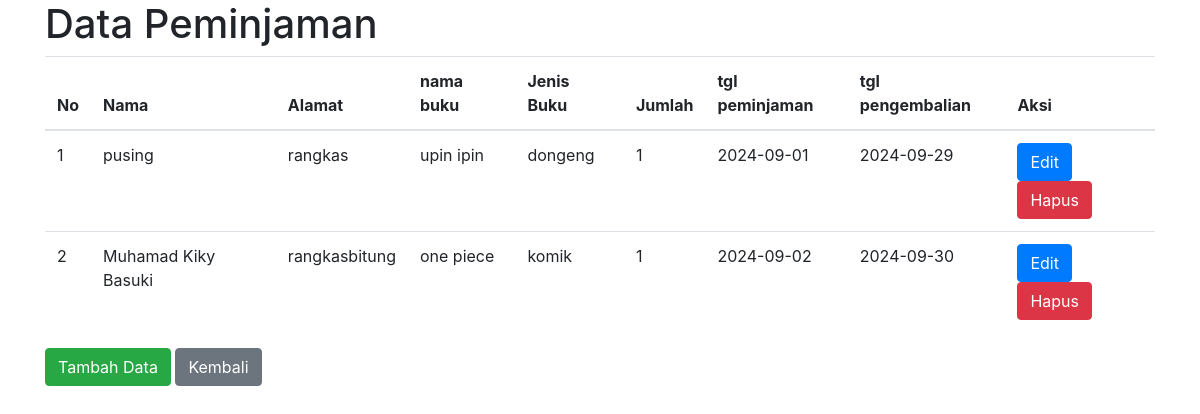
The page /pesanan/read.php (signed in) on the database its author committed.
### tables this page shows
CREATE TABLE `pesanan` (
  `id` int(11) NOT NULL,
  `nama` varchar(255) NOT NULL,
  `alamat` varchar(255) NOT NULL,
  `tgl_peminjaman` date NOT NULL,
  `tgl_pengembalian` date NOT NULL,
  `pesanan` varchar(255) NOT NULL,
  `jenis` varchar(255) NOT NULL,
  `jumlah` varchar(255) NOT NULL
);

### pesanan/read.php (the view, shortened to what this page needs)
<?php
include '../koneksi.php';
?>
<!DOCTYPE html>
<html lang="en">
<head>
    <link rel="stylesheet" href="../bootstrap/css/bootstrap.min.css">
</head>
<body>
    <div class="container">
        <h1>Data Peminjaman</h1>
        <table class="table">
            <thead>
                <tr>
                    <th>No</th>
                    <th>Nama</th>
                    <th>Alamat</th>
                    <th>nama buku</th>
                    <th>Jenis Buku</th>
                    <th>Jumlah</th>
                    <th>tgl peminjaman</th>
                    <th>tgl pengembalian</th>
                    <th>Aksi</th>
                </tr>
            </thead>
            <tbody>
                <?php
                $sql = "SELECT * FROM pesanan";
                $result = mysqli_query($koneksi, $sql);
                if (mysqli_num_rows($result) > 0) {
                    $no = 1;
                    while ($row = mysqli_fetch_assoc($result)) {
                        echo "<tr>";
                        echo "<td>" . $no++ . "</td>";
                        echo "<td>" . $row["nama"] . "</td>";
                        echo "<td>" . $row["alamat"] . "</td>";
                        echo "<td>" . $row["pesanan"] . "</td>";
                        echo "<td>" . $row["jenis"] . "</td>";
                        echo "<td>" . $row["jumlah"] . "</td>";
                        echo "<td>" . $row["tgl_peminjaman"] . "</td>";
                        echo "<td>" . $row["tgl_pengembalian"] . "</td>";
                        echo "<td>";
                        echo "<a href='update.php?id=" . $row["id"] . "' class='btn btn-primary'>Edit</a>";
                        echo "<a href='delete.php?id=" . $row["id"] . "' class='btn btn-danger'>Hapus</a>";
                        echo "</td>";
                        echo "</tr>";
                    }
                } else {
                    echo "<tr>";
                    echo "<td colspan='4'>Tidak ada data.</td>";
                    echo "</tr>";
                }
                ?>
            </tbody>
        </table>
        <a href="create.php" class="btn btn-success">Tambah Data</a>
        <a href="../index.php" class="btn btn-secondary">Kembali</a>
    </div>
</body>
</html>

### rows shown on the page
pesanan: nama "pusing", alamat "rangkas", pesanan "upin ipin", jenis "dongeng", jumlah "1", tgl_peminjaman "2024-09-01", tgl_pengembalian "2024-09-29"
pesanan: nama "Muhamad Kiky Basuki", alamat "rangkasbitung", pesanan "one piece", jenis "komik", jumlah "1", tgl_peminjaman "2024-09-02", tgl_pengembalian "2024-09-30"
